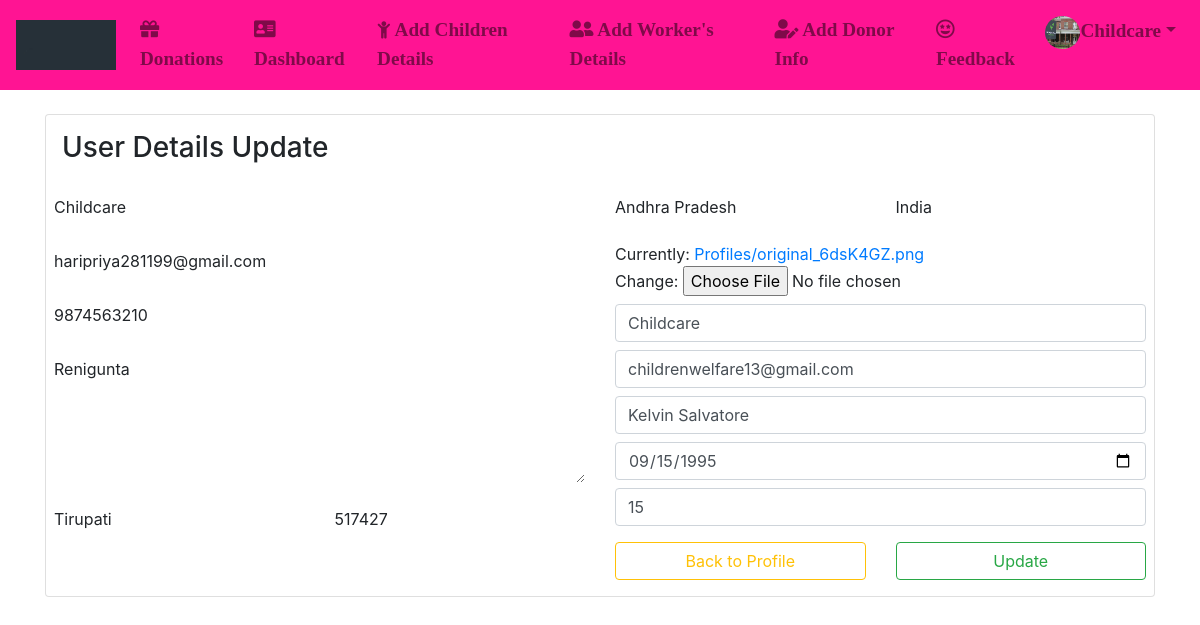
The app's page /upfle/ (signed in), older data.
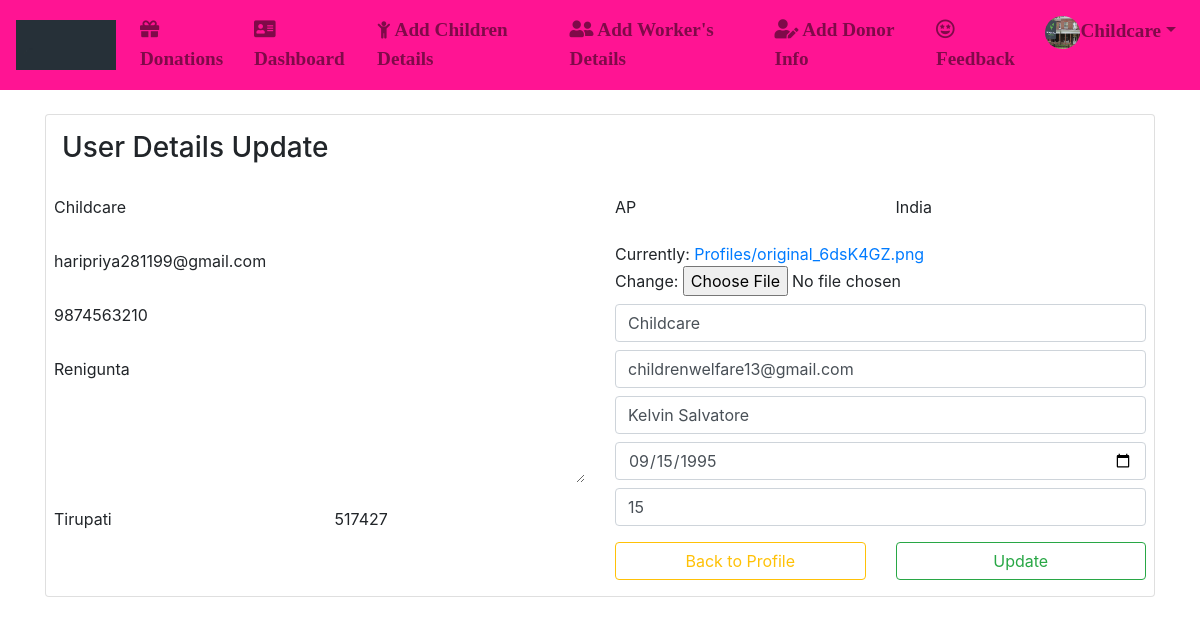
The same page, newer data.
### App/models.py (models this page shows)
class User(AbstractUser):
	img= models.ImageField(upload_to='Profiles/',default="profile.png")
	dob=models.DateField(null=True,blank=True)
	g=[('Male','Male'),('Female','Female')]
	gender=models.CharField(max_length=10,choices=g,null=True,blank=True)
	ph_no=models.CharField(max_length=10)
	pan_no=models.CharField(max_length=10,null=True,blank=True)
	address=models.CharField(max_length=100)
	postal_code=models.CharField(max_length=7)
	city=models.CharField(max_length=20)
	state=models.CharField(max_length=20,default='Andhra Pradesh')
	country=models.CharField(max_length=20,default='India')
	idgen = models.TextField(blank=True)
	p=[(1,'Donor'),(2,'Organisation'),(3,'Guest')]
	role=models.IntegerField(choices=p,default=3)

class Orgdetails(models.Model):
	org_name=models.CharField(max_length=50,default="Organisation Name")
	org_email=models.EmailField(max_length=50)
	found_name=models.CharField(max_length=50,default="Founder Name")
	est_date=models.DateField(null=True)
	no_of_childrens=models.IntegerField(default=0)
	us=models.OneToOneField(User,on_delete=models.CASCADE)

### App/views.py (the view, shortened to what this page needs)
# urls.py: path('upfle/',views.updpfle,name="upf"),
def updpfle(request):
	f = User.objects.get(id=request.user.id)
	v = Orgdetails.objects.get(us_id=request.user.id)
	z = PrfUpd(instance=f)
	s = OrgForm(instance=v)
	return render(request,'html/updpfle.html',{'x':z,'k':s})

### App/forms.py
class OrgForm(forms.ModelForm):
	class Meta:
		model = Orgdetails
		fields = ["org_name","org_email","found_name","est_date","no_of_childrens"]
		widgets = {
		"org_name":forms.TextInput(attrs={
			"class":"form-control my-2",
			}),
		"org_email":forms.EmailInput(attrs={
			"class":"form-control my-2",
			"placeholder":"Enter the Organisation Email",
			}),
		"found_name":forms.TextInput(attrs={
			"class":"form-control my-2",
			}),
		"est_date":forms.DateInput(attrs={
			"class":"form-control my-2",
			"type":"date",
			}),
		"no_of_childrens":forms.NumberInput(attrs={
			"class":"form-control",
			}),
		}

### App/templates/html/updpfle.html (shortened to what this page needs)
{% extends 'html/base.html' %}
{% block content %}
<div class="container mt-4">
  <div class="card">
  	<h3 class="m-3">User Details Update</h3>
  	<form method="post" enctype="multipart/form-data" class="mx-2">
  		<div class="row">
  			<div class="col">
  			{% for n in x %}
  				{% if forloop.counter == 1 %}
  				<div class="row">
  					<div class="col">
  						<td>{{n}}</td>
  					</div>
  				</div>
  				{% elif forloop.counter == 2 %}
  				<div class="row">
  					<div class="col">
  						<td>{{n}}</td>
  					</div>
  				</div>
  				{% elif forloop.counter == 3 %}
			<div class="row">
				{% if user.role == 1 or user.role == 3 %}
				<div class="col">
					<td>{{n}}</td>
				</div>
				{% endif %}
				{% elif forloop.counter == 4 %}
				{% if user.role == 1 or user.role == 3%}
				<div class="col">
					<td>{{n}}</td>
				</div>
				{% endif %}
			</div>
			{% elif forloop.counter == 5 %}
			<div class="row">
				<div class="col">
					<td>{{n}}</td>
				</div>
				{% elif forloop.counter == 6 %}
			</div>
			{% elif forloop.counter == 7 %}
			<div class="row">
				<div class="col">
					<td>{{n}}</td>
				</div>
			</div>
			{% elif forloop.counter == 8 %}
  			<div class="row">
  				<div class="col">
  					<td>{{n}}</td>
  				</div>
  				{% elif forloop.counter == 9 %}
  				<div class="col">
  					<td>{{n}}</td>
  				</div>
  			</div>
  			{% endif %}
  			{% endfor %}
  		</div>
  		<div class="col">
  			{% for n in x %}
  			{% if forloop.counter == 10 %}
  			<div class="row">
  				<div class="col">
  					<td>{{n}}</td>
  				</div>
  				{% elif forloop.counter == 11 %}
  				<div class="col">
  					<td>{{n}}</td>
  				</div>
  			</div>
  			{% elif forloop.counter == 12 %}
        <div class="row my-2">
          <div class="col">
            <td>{{n}}</td>
          </div>
        </div>
  			{% endif %}
  			{% endfor %}
  			{% for c in k %}
  			<td>{{c}}</td>
  			{% endfor %}
  			<div class="row">
  				<div class="col">
  					<a href="{% url 'pf' %}" class="btn btn-outline-warning my-3 col-sm">Back to Profile</a>
  				</div>
  				<div class="col">
  					<input type="submit" value="Update" class="btn btn-outline-success my-3 col-sm">
  				</div>
  			</div>
  		</div>
  	</div>
  	</form>
  </div>
</div>
{% endblock %}

### App/templates/html/base.html (shortened to what this page needs)
{% load static %}
<!DOCTYPE html>
<html lang="en">
<head>
  <link rel="stylesheet" href="{% static 'css/bootstrap.min.css' %}">
  <link rel="stylesheet" href="{% static 'css/jquery-ui.css' %}">
</head>
<body>
{% include 'html/navbar.html' %}
{% block content %}
{% endblock %}
</body>
</html>

### App/templates/html/navbar.html (shortened to what this page needs)
{% load static %}
<link rel="stylesheet" href="https://use.fontawesome.com/releases/v5.7.0/css/all.css">
<link rel="stylesheet" href="https://cdnjs.cloudflare.com/ajax/libs/font-awesome/4.7.0/css/font-awesome.min.css">
<nav class="navbar navbar-expand-md navbar-light" style="background-color:#FF1493;">
  <a class="navbar-brand" href="{% url 'hm' %}"> <img src="{% static 'images/gif.gif' %}" alt="logo" style="width:100px;height:50px">
</a>
  <div style="font-family:Garamond;font-weight:bold;font-size: 120%;">
  <div class="collapse navbar-collapse" id="collapsibleNavbar">
    <ul class="navbar-nav">
      {% if not user.is_authenticated %}
      <li class="nav-item">
        <a class="nav-link" href="{% url 'cr' %}"><i class="fas fa-home"></i> Home</a>
      </li>
      <li class="nav-item">
        <a class="nav-link" href="{% url 'rg' %}"><i class='fas fa-user-plus'></i> Register Here</a>
      </li>
      <li class="nav-item">
        <a class="nav-link" href="{% url 'lg' %}"><i class="fas fa-address-card"></i> Login</a>
      </li>
{% elif user.role == 2 %}
      <li class="nav-item">
        <a class="nav-link" href="{% url 'vi' %}"><i class='fas fa-gift'></i> Donations</a>
      </li>
      <li class="nav-item">
        <a class="nav-link" href="{% url 'dash' %}"><i class='fas fa-address-card'></i> Dashboard</a>
      </li>
      <li class="nav-item">
        <a class="nav-link" href="{% url 'ci' %}"><i class="fa fa-child"></i> Add Children Details</a>
      </li>
      <li class="nav-item">
        <a class="nav-link" href="{% url 'wi' %}"><i class='fas fa-user-friends'></i> Add Worker's Details</a>
      </li>
      <li class="nav-item">
        <a class="nav-link" href="{% url 'di' %}"><i class='fas fa-user-edit'></i> Add Donor Info</a>
      </li>
      <li class="nav-item">
      <a class="nav-link" href="{% url 'fb' %}"><i class='far fa-grin-stars'></i> Feedback</a>
      </li>
      <li class="dropdown">
       <a type="button" class="nav-link dropdown-toggle" data-toggle="dropdown"><img src="{{request.user.img.url}}" height="33px" width="35px" class="rounded-circle" />{{user.username}}</a>
</li>
      {% endif %}
  </ul>
  </div>
  </div>
</nav>

Row changes from the older to the newer data that the page shows:
changed User "Childcare": state "Andhra Pradesh" → "AP"
